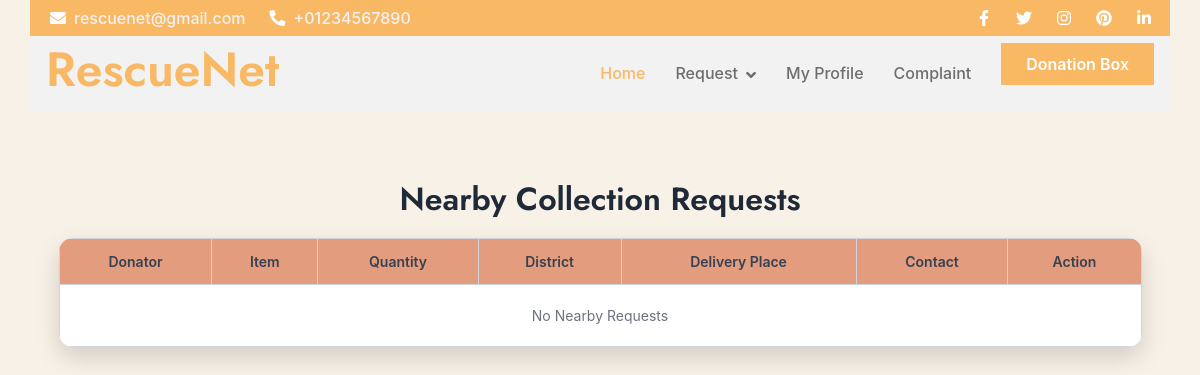
Page /Volunteer/MyCollectionRequest/ (signed in) on the earlier database version.
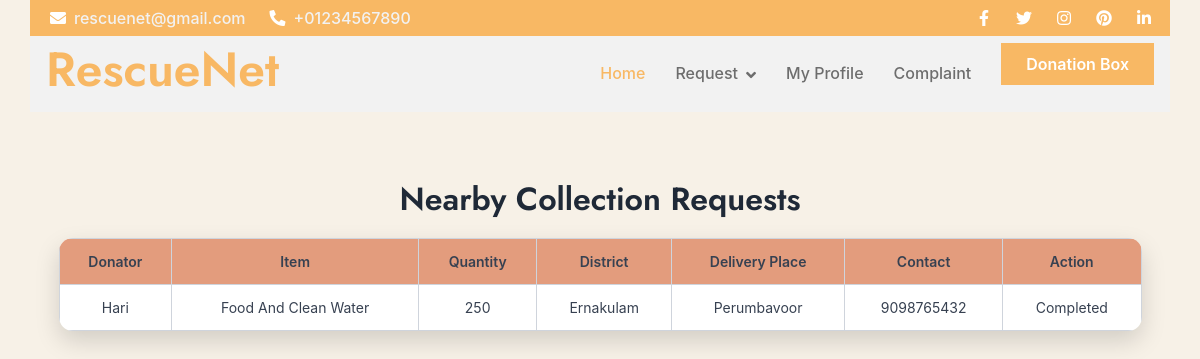
Same page on the later database version.
### Volunteer/models.py (models this page shows)
class tbl_collectionrequest(models.Model):
    request_date = models.DateField(auto_now_add=True)
    status = models.IntegerField(default=0)
    donation_id = models.ForeignKey(tbl_donation, on_delete=models.CASCADE)
    delivery_place = models.ForeignKey(tbl_place, on_delete=models.CASCADE,null=True)
    volunteer_id = models.ForeignKey(tbl_volunteer, on_delete=models.CASCADE, null=True)

class tbl_donation(models.Model):
    donation_date=models.DateField(auto_now_add=True)
    donation_status=models.IntegerField(default=0)
    donation_type=models.CharField(max_length=100)
    donation_remark=models.CharField(max_length=100)
    donation_amount=models.CharField(max_length=100)
    donationitem_id=models.ForeignKey(tbl_donationitems,on_delete=models.CASCADE,null=True)
    user_id=models.ForeignKey(tbl_user,on_delete=models.CASCADE,null=True)
    volunteer_id=models.ForeignKey(tbl_volunteer,on_delete=models.CASCADE,null=True)

class tbl_donationitems(models.Model):
    donationitems_name=models.CharField(max_length=100)
    donationitems_count=models.CharField(max_length=100)
    donationrequest_id=models.ForeignKey(tbl_donationrequest,on_delete=models.CASCADE,null=True)

### Guest/models.py (models this page shows)
class tbl_user(models.Model):
    user_name=models.CharField(max_length=50)
    user_email=models.CharField(max_length=50)
    user_contact=models.CharField(max_length=50)
    user_address=models.CharField(max_length=100)
    user_password=models.CharField(max_length=50)
    user_photo=models.FileField(upload_to="Assets/UserDocs/")
    place=models.ForeignKey(tbl_place,on_delete=models.CASCADE)
    user_status=models.IntegerField(default=0)

### Admin/models.py (models this page shows)
class tbl_place(models.Model):
    place_name = models.CharField(max_length=50)
    district = models.ForeignKey(tbl_district,on_delete=models.CASCADE)

class tbl_district(models.Model):
    district_name=models.CharField(max_length=50)

### Volunteer/views.py (the view)
# urls.py: path("MyCollectionRequest/",views.MyCollectionRequest,name="MyCollectionRequest"),
def MyCollectionRequest(request):
    if "vid" not in request.session:
        return redirect("Guest:Login")
    volunteer = tbl_volunteer.objects.get(id=request.session["vid"])
    requests = tbl_collectionrequest.objects.filter(volunteer_id=volunteer)
    return render(request, "Volunteer/MyCollectionRequest.html", {'requests': requests})

### Volunteer/Templates/Volunteer/MyCollectionRequest.html (shortened to what this page needs)
{% extends 'Volunteer/Header.html' %}
{% block content %}
<!DOCTYPE html>
<html lang="en">
<head>
</head>
<body>
<h2>Nearby Collection Requests</h2>
<table>
    <tr>
        <th>Donator</th>
        <th>Item</th>
        <th>Quantity</th>
        <th>District</th>
        <th>Delivery Place</th>
        <th>Contact</th>
        <th>Action</th>
    </tr>
    {% for r in requests %}
    <tr>
        <td>{{ r.donation_id.user_id.user_name }}</td>
        <td>{{ r.donation_id.donationitem_id.donationitems_name }}</td>
        <td>{{ r.donation_id.donation_amount }}</td>
        <td>{{ r.donation_id.user_id.place.district.district_name }}</td>
        <td>{{ r.donation_id.user_id.place.place_name }}</td>
        <td>{{ r.donation_id.user_id.user_contact }}</td>
        <td>
            {% if r.status == 1 %}
                <a href="{% url 'Volunteer:updatestatus' r.id 2 %}">Collected</a>
            {% elif r.status == 2 %}
                <a href="{% url 'Volunteer:updatestatus' r.id 3 %}">Delivered</a>
            {% elif r.status == 3 %}
                <span>Completed</span>
            {% endif %}
        </td>
    </tr>
    {% empty %}
    <tr>
        <td colspan="7">No Nearby Requests</td>
    </tr>
    {% endfor %}
</table>
</body>
</html>
{% endblock %}

Differences in the rows shown:
added tbl_collectionrequest: donation_id.user_id.user_name "Hari", donation_id.donationitem_id.donationitems_name "Food And Clean Water", donation_id.donation_amount "250", donation_id.user_id.place.district.district_name "Ernakulam", donation_id.user_id.place.place_name "Perumbavoor", donation_id.user_id.user_contact "9098765432", status "Completed"
Other differences:
text no longer shown: "No Nearby Requests"
